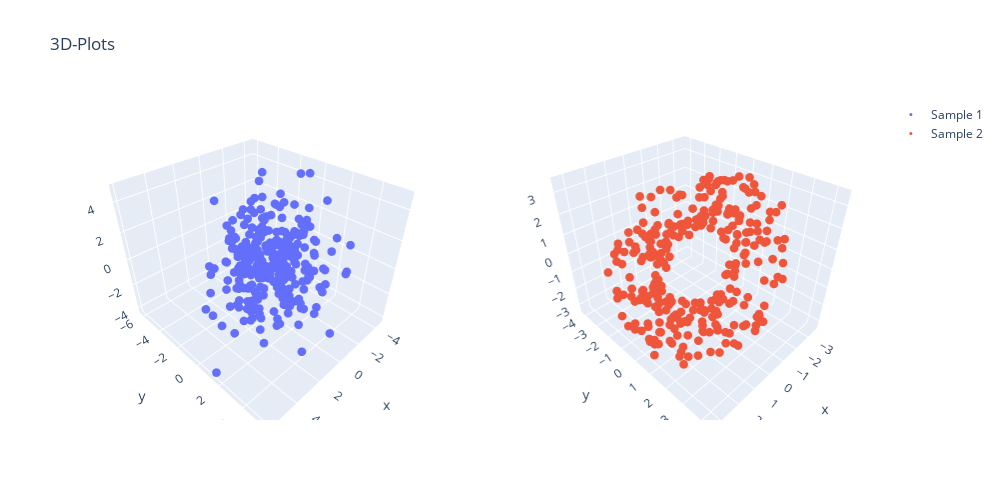

The notebook cell this image was saved under:
### Code cell
fig = make_subplots(rows=1, cols=2, specs=[[{"type": "scatter3d"},{"type": "scatter3d"}]])

fig.add_trace(
    go.Scatter3d(x=sample1[:,0], y=sample1[:,1], z=sample1[:,2],
                 mode='markers', marker_size=3, name='Sample 1'),
    row=1, col=1
)

fig.add_trace(
    go.Scatter3d(x=sample2[:,0], y=sample2[:,1], z=sample2[:,2],
                 mode='markers', marker_size=3, name='Sample 2'),
    row=1, col=2
)


# fig.update_xaxes(title_text="Sample 1", row=1, col=1)
# fig.update_xaxes(title_text="Sample 2", row=1, col=1)
fig.update_layout(height=500, width=1000, title_text="3D-Plots")
fig.show()

### Figure 1 — Plotly figure (JSON) as saved in the notebook; plotly's stock layout.template omitted (floating-point values rounded to 4 significant figures; data arrays with more than 128 entries replaced by an {"elided": "..."} marker saying what was removed)
{"data": [{"marker": {"size": 3}, "mode": "markers", "name": "Sample 1", "scene": "scene", "type": "scatter3d", "x": {"elided": "300 float values"}, "y": {"elided": "300 float values"}, "z": {"elided": "300 float values"}}, {"marker": {"size": 3}, "mode": "markers", "name": "Sample 2", "scene": "scene2", "type": "scatter3d", "x": {"elided": "300 float values"}, "y": {"elided": "300 float values"}, "z": {"elided": "300 float values"}}], "layout": {"height": 500, "scene": {"domain": {"x": [0, 0.45], "y": [0, 1]}}, "scene2": {"domain": {"x": [0.55, 1], "y": [0, 1]}}, "title": {"text": "3D-Plots"}, "width": 1000}}
